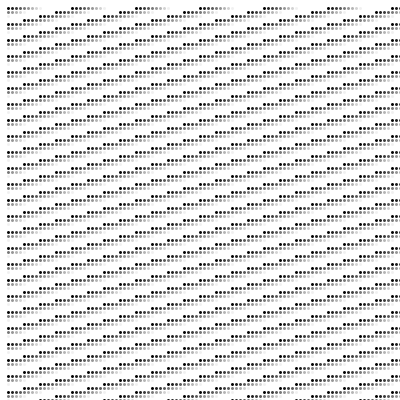
Frame 1 (no input)
Frame 60 (the mouse pressed at the canvas centre just before this capture): identical to frame 1, image omitted
Frame 120 (the mouse held since frame 60 and released just before this capture): identical to frame 1, image omitted

The Processing sketch that drew this single still picture (run headless with seeded random() and noise(); from frame 60 on, the mouse is pressed at the canvas centre):

// Processing sketch: arrayExample
// ── arrayExample.pde
// 배열을 사용해서 100개의 점을 한번에 그려보자
// 1. 원의 x, y좌표를 배열로 선언
int x[] = new int[10000];
int y[] = new int[10000];
int c[] = new int[10000]; // 점의 색

void setup(){
    size(400, 400);
    for(int i=0; i<10000; i++){
        // /,  %연산자를 사용할 수 있다!
        x[i] = ( i % 100 ) * 4 + 8 ;  // 0 - 400까지, 40씩 증가, 반복
        y[i] = ( i / 100 ) * 4 + 8;  // 
        c[i] = (i % 16) * 30;  
    }
}

void draw(){
    background(255);
    strokeWeight(3);
    
    for(int i=0; i<10000; i++){
        stroke(c[i]);
        point(x[i], y[i]);
    }
}
